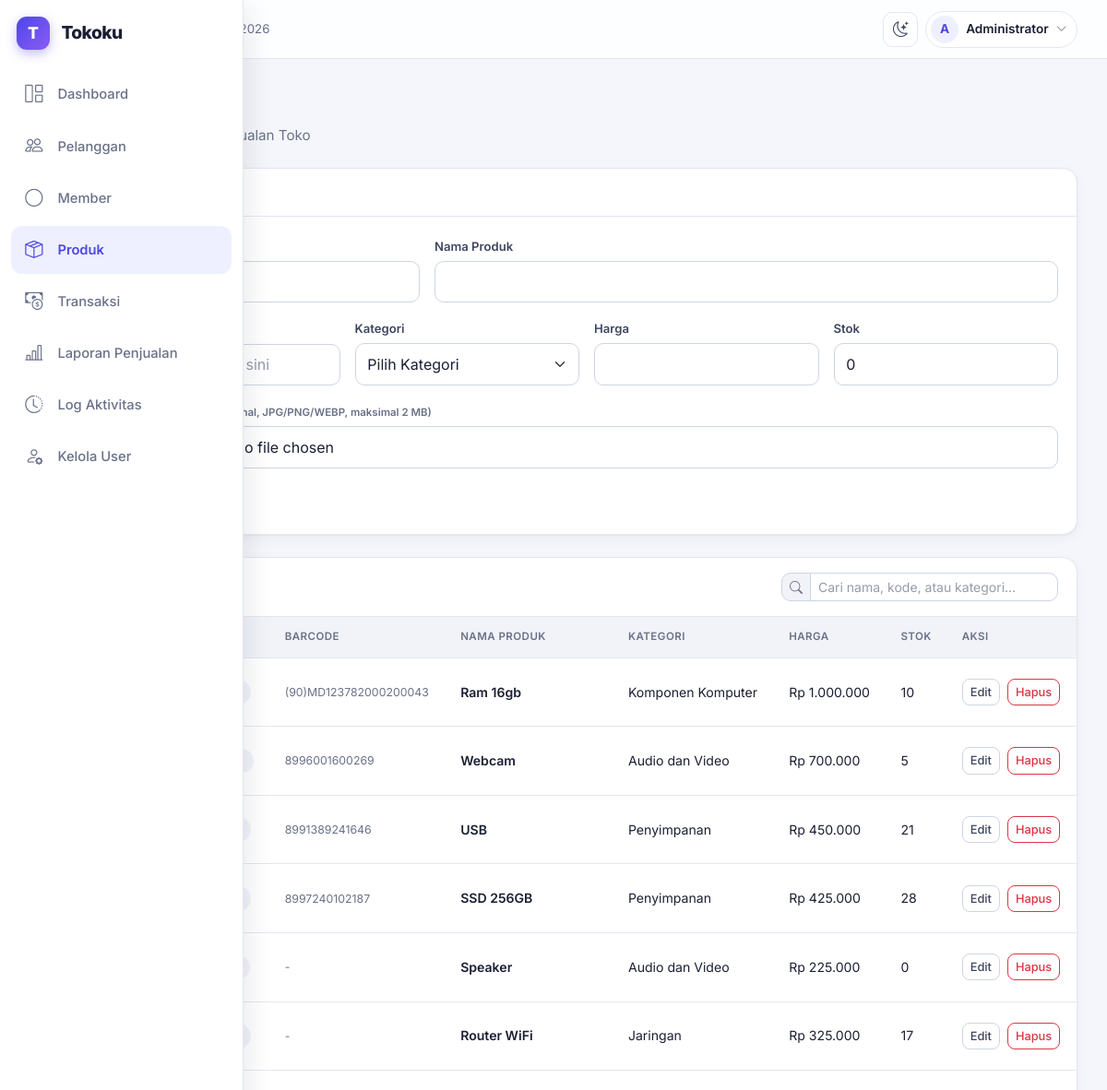
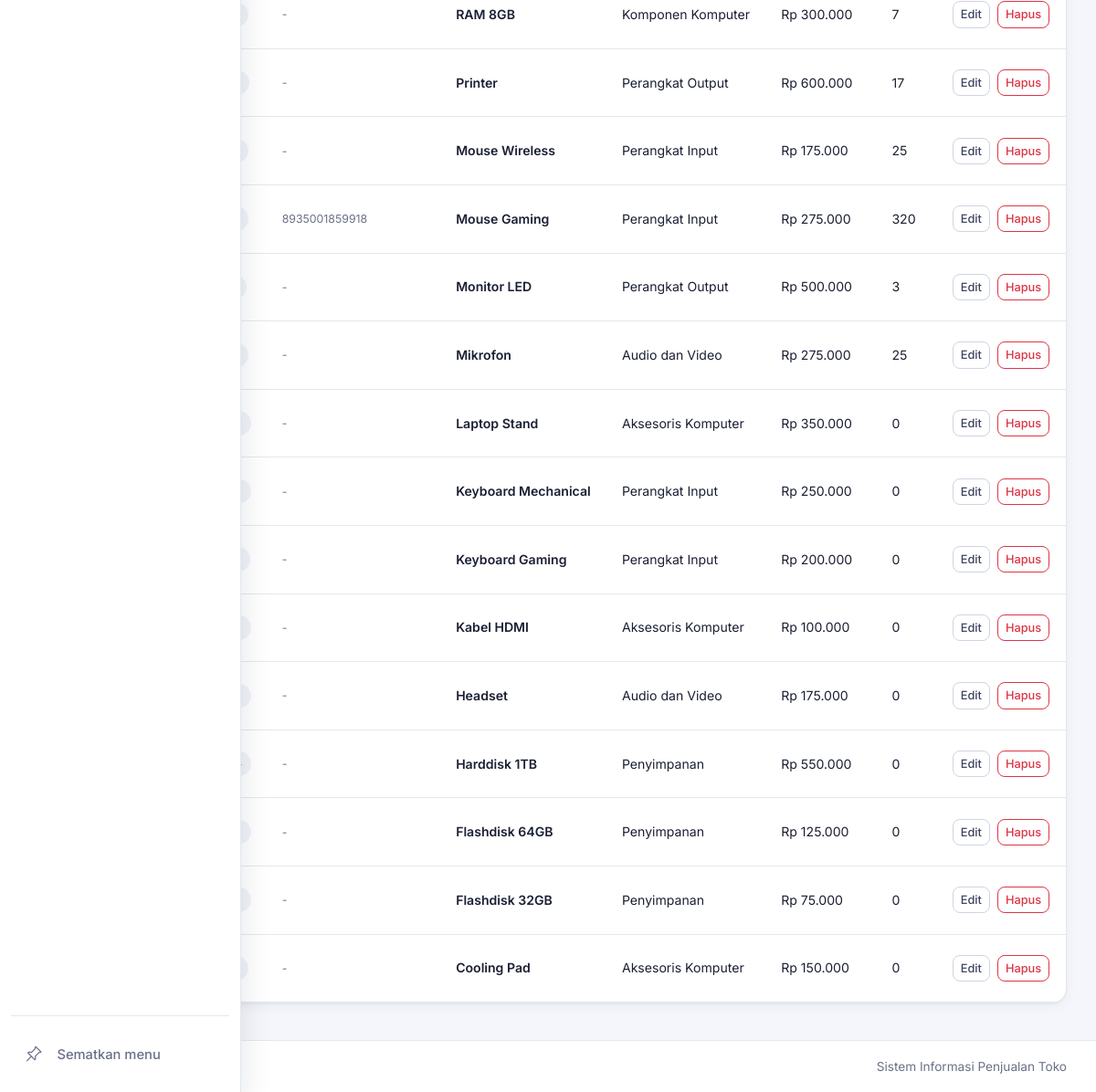
Page /tokoku/index.php?page=produk (signed in) on the committed database (2 pictures, top to bottom).
### tables this page shows
CREATE TABLE `tbl_user` (
  `id_user` int(11) NOT NULL,
  `username` varchar(30) NOT NULL,
  `password_hash` varchar(255) NOT NULL,
  `nama_lengkap` varchar(100) NOT NULL,
  `role` enum('admin','petugas','pelanggan') NOT NULL DEFAULT 'pelanggan',
  `id_pelanggan` int(11) DEFAULT NULL,
  `dibuat` timestamp NOT NULL DEFAULT current_timestamp()
);

CREATE TABLE `tbl_produk` (
  `id_produk` int(11) NOT NULL,
  `kode_produk` varchar(20) NOT NULL,
  `barcode` varchar(50) DEFAULT NULL,
  `nama_produk` varchar(100) NOT NULL,
  `id_kategori` int(11) DEFAULT NULL,
  `harga` decimal(12,2) NOT NULL,
  `stok` int(11) NOT NULL DEFAULT 0,
  `gambar` varchar(64) DEFAULT NULL
);

CREATE TABLE `tbl_kategori` (
  `id_kategori` int(11) NOT NULL,
  `nama_kategori` varchar(100) NOT NULL
);

### tokoku/index.php (called while the page is built, shortened)
<?php
require_once __DIR__ . '/config/database.php';
require_once __DIR__ . '/includes/functions.php';
require_once __DIR__ . '/includes/auth.php';
require_login($pdo);
$user = user_login();
$pages = array_intersect_key(
    semua_halaman(),
    array_flip(izin_halaman($user['role']))
);
$page = $_GET['page'] ?? '';
require_once __DIR__ . '/includes/header.php';
require __DIR__ . '/pages/' . $page . '.php';
require_once __DIR__ . '/includes/footer.php';

### tokoku/includes/functions.php (called while the page is built, shortened)
<?php
function e($value)
{
    return htmlspecialchars((string) $value, ENT_QUOTES, 'UTF-8');
}
function rupiah($angka)
{
    return 'Rp ' . number_format((float) $angka, 0, ',', '.');
}

### tokoku/includes/auth.php (called while the page is built, shortened)
<?php
function semua_halaman()
{
    return [
        'dashboard' => 'Dashboard',
        'petugas' => 'Dashboard',
        'pelanggan' => 'Pelanggan',
        'member' => 'Member',
        'produk' => 'Produk',
        'transaksi' => 'Transaksi',
        'laporan' => 'Laporan Penjualan',
        'log' => 'Log Aktivitas',
        'belanja' => 'Belanja',
        'riwayat' => 'Riwayat Belanja',
        'user' => 'Kelola User'
    ];
}
function izin_halaman($role)
{
    $izin = [
        'admin' => ['dashboard', 'pelanggan', 'member', 'produk', 'transaksi', 'laporan', 'log', 'user'],
        'petugas' => ['petugas', 'transaksi', 'member'],
        'pelanggan' => ['belanja', 'riwayat']
    ];
    return $izin[$role] ?? [];
}
function user_login()
{
    return $_SESSION['user'] ?? null;
}
function require_login(PDO $pdo)
{
    $id = $_SESSION['user']['id_user'] ?? 0;
    $stmt = $pdo->prepare("
        SELECT id_user, username, nama_lengkap, role, id_pelanggan
        FROM tbl_user
        WHERE id_user = ?
    ");
    $stmt->execute([$id]);
}

### tokoku/pages/produk.php (the view, shortened to what this page needs)
<?php
$edit = null;
$data = $pdo->query("
    SELECT
        p.*,
        k.nama_kategori
    FROM tbl_produk p
    LEFT JOIN tbl_kategori k
        ON p.id_kategori = k.id_kategori
    ORDER BY p.id_produk DESC
")->fetchAll();
?>
<div class="content-card mb-4">
    <div class="content-card-header">
        <h5 class="fw-bold mb-0">
        </h5>
    </div>
    <div class="content-card-body">
        <form action="actions.php" method="POST" enctype="multipart/form-data">
            <div class="row g-3">
                <div class="col-md-4">
                    <label class="form-label">Kode Produk</label>
                    <input type="text"
                           name="kode_produk"
                           class="form-control"
                           value="<?= e($edit['kode_produk'] ?? '') ?>"
                           required>
                </div>
                <div class="col-md-8">
                    <label class="form-label">Nama Produk</label>
                    <input type="text"
                           name="nama_produk"
                           class="form-control"
                           value="<?= e($edit['nama_produk'] ?? '') ?>"
                           required>
                </div>
                <div class="col-md-3">
                    <label class="form-label" for="input-barcode">
                        <span class="text-secondary small">(opsional)</span>
                    </label>
                </div>
                <div class="col-md-3">
                    <label class="form-label">Kategori</label>
                    <select name="id_kategori" class="form-select">
                        <option value="">Pilih Kategori</option>
                    </select>
                </div>
                <div class="col-md-3">
                    <label class="form-label">Harga</label>
                    <input type="number"
                           name="harga"
                           class="form-control"
                           min="0"
                           step="0.01"
                           value="<?= e($edit['harga'] ?? '') ?>"
                           required>
                </div>
                <div class="col-md-3">
                    <label class="form-label">Stok</label>
                    <input type="number"
                           name="stok"
                           class="form-control"
                           min="0"
                           value="<?= e($edit['stok'] ?? '0') ?>"
                           required>
                </div>
                <div class="col-12">
                    <label class="form-label" for="input-gambar">
                        <span class="text-secondary small">
                            (opsional, JPG/PNG/WEBP, maksimal 2 MB)
                        </span>
                    </label>
                    <div class="d-flex align-items-center gap-3 flex-wrap">
                        <div class="flex-grow-1" style="min-width: 220px;">
                            <input type="file"
                                   id="input-gambar"
                                   name="gambar"
                                   class="form-control"
                                   accept="image/jpeg,image/png,image/webp">
                        </div>
                    </div>
                </div>
            </div>
            <div class="mt-3 d-flex gap-2">
                <button class="btn btn-dark">
                </button>
            </div>
        </form>
    </div>
</div>
<div class="content-card">
    <div class="content-card-header">
        <h5 class="fw-bold mb-0">Daftar Produk</h5>
    </div>
    <div class="table-responsive">
        <table class="table table-hover align-middle mb-0">
            <thead>
                <tr>
                    <th style="width: 70px;">Gambar</th>
                    <th>Kode</th>
                    <th>Barcode</th>
                    <th>Nama Produk</th>
                    <th>Kategori</th>
                    <th>Harga</th>
                    <th>Stok</th>
                    <th>Aksi</th>
                </tr>
            </thead>
            <tbody>
                <?php foreach ($data as $row): ?>
                    <tr>
                        <td>
                        </td>
                        <td>
                            <span class="badge-soft">
                            </span>
                        </td>
                        <td class="small text-secondary">
                            <?= e($row['barcode'] ?: '-') ?>
                        </td>
                        <td class="fw-semibold">
                            <?= e($row['nama_produk']) ?>
                        </td>
                        <td>
                            <?= e($row['nama_kategori'] ?? '-') ?>
                        </td>
                        <td><?= rupiah($row['harga']) ?></td>
                        <td><?= e($row['stok']) ?></td>
                        <td>
                            <div class="d-flex gap-2">
                                <a href="index.php?page=produk&edit=<?= e($row['id_produk']) ?>"
                                   class="btn btn-sm btn-outline-dark">
                                    Edit
                                </a>
                                <form action="actions.php"
                                      method="POST"
                                      onsubmit="return confirm('Yakin ingin menghapus produk ini?')">
                                    <button class="btn btn-sm btn-outline-danger">
                                        Hapus
                                    </button>
                                </form>
                            </div>
                        </td>
                    </tr>
                <?php endforeach; ?>
            </tbody>
        </table>
    </div>
</div>

### tokoku/includes/header.php (shortened to what this page needs)
<?php
$ikonMenu = [
    'dashboard' => 'bi-grid-1x2',
    'petugas' => 'bi-grid-1x2',
    'pelanggan' => 'bi-people',
    'produk' => 'bi-box-seam',
    'transaksi' => 'bi-cash-coin',
    'laporan' => 'bi-bar-chart-line',
    'log' => 'bi-clock-history',
    'belanja' => 'bi-bag',
    'riwayat' => 'bi-receipt',
    'user' => 'bi-person-gear'
];
$inisial = mb_strtoupper(mb_substr(trim($user['nama_lengkap'] ?? ''), 0, 1));
$inisial = $inisial !== '' ? $inisial : '?';
$namaHari = ['Minggu', 'Senin', 'Selasa', 'Rabu', 'Kamis', 'Jumat', 'Sabtu'];
$namaBulan = [
    1 => 'Januari', 'Februari', 'Maret', 'April', 'Mei', 'Juni',
    'Juli', 'Agustus', 'September', 'Oktober', 'November', 'Desember'
];
$tanggalHariIni = $namaHari[(int) date('w')] . ', '
    . date('j') . ' ' . $namaBulan[(int) date('n')] . ' ' . date('Y');
?>
<!DOCTYPE html>
<html lang="id" data-bs-theme="light">
<head>
    <link href="https://cdn.jsdelivr.net/npm/bootstrap@5.3.3/dist/css/bootstrap.min.css" rel="stylesheet">
    <link href="https://cdn.jsdelivr.net/npm/bootstrap-icons@1.11.3/font/bootstrap-icons.min.css" rel="stylesheet">
    <link rel="stylesheet" href="assets/css/style.css">
</head>
<body data-page="<?= e($page) ?>">
<div class="app-shell">
    <aside class="sidebar" id="sidebar" aria-label="Menu utama">
        <a class="sidebar-brand" href="index.php">
            <span class="brand-icon">T</span>
            <span class="label">Tokoku</span>
        </a>
        <nav class="sidebar-nav">
            <?php foreach ($pages as $key => $label): ?>
                <a class="sidebar-link <?= $page === $key ? 'active' : '' ?>"
                   href="index.php?page=<?= e($key) ?>"
                   title="<?= e($label) ?>"
                   <?= $page === $key ? 'aria-current="page"' : '' ?>>
                    <i class="bi <?= e($ikonMenu[$key] ?? 'bi-circle') ?>"></i>
                    <span class="label"><?= e($label) ?></span>
                </a>
            <?php endforeach; ?>
        </nav>
        <div class="sidebar-foot d-none d-lg-block">
            <button type="button"
                    class="sidebar-link"
                    data-sidebar-pin
                    aria-pressed="false">
                <i class="bi bi-pin-angle ikon-pin-off"></i>
                <span class="label">
                    <span class="teks-pin-off">Sematkan menu</span>
                </span>
            </button>
        </div>
    </aside>
    <div class="app-content">
        <header class="topbar">
            <span class="text-secondary small d-none d-lg-inline">
                <i class="bi bi-calendar3 me-1"></i><?= e($tanggalHariIni) ?>
            </span>
            <div class="ms-auto d-flex align-items-center gap-2">
                <button type="button"
                        class="btn-ikon"
                        data-tema-toggle
                        aria-label="Ganti tema"
                        title="Ganti tema">
                    <i class="bi bi-moon-stars ikon-gelap"></i>
                </button>
                <div class="dropdown">
                    <button type="button"
                            class="btn-user"
                            data-bs-toggle="dropdown"
                            aria-expanded="false"
                            aria-label="Menu akun">
                        <span class="avatar"><?= e($inisial) ?></span>
                        <span class="d-none d-sm-inline"><?= e($user['nama_lengkap']) ?></span>
                        <i class="bi bi-chevron-down small text-secondary"></i>
                    </button>
                </div>
            </div>
        </header>
        <main class="app-main">
            <div class="page-header mb-4">
                <h3 class="fw-bold mb-1"><?= e($pageTitle) ?></h3>
                <p class="text-secondary mb-0">
                    Sistem Informasi Penjualan Toko
                </p>
            </div>

### rows in the picture
tbl_user: role "Dashboard", role "Pelanggan", role "Member", role "Produk", role "Transaksi", role "Laporan Penjualan", role "Log Aktivitas", role "Kelola User", nama_lengkap "A", nama_lengkap "Administrator"
tbl_produk: barcode "(90)MD123782000200043", nama_produk "Ram 16gb", id_kategori.nama_kategori "Komponen Komputer", harga "Rp 1.000.000", stok "10"
tbl_produk: barcode "8996001600269", nama_produk "Webcam", id_kategori.nama_kategori "Audio dan Video", harga "Rp 700.000", stok "5"
tbl_produk: barcode "8991389241646", nama_produk "USB", id_kategori.nama_kategori "Penyimpanan", harga "Rp 450.000", stok "21"
tbl_produk: barcode "8997240102187", nama_produk "SSD 256GB", id_kategori.nama_kategori "Penyimpanan", harga "Rp 425.000", stok "28"
tbl_produk: barcode "-", nama_produk "Speaker", id_kategori.nama_kategori "Audio dan Video", harga "Rp 225.000", stok "0"
tbl_produk: barcode "-", nama_produk "Router WiFi", id_kategori.nama_kategori "Jaringan", harga "Rp 325.000", stok "17"
tbl_produk: barcode "-", nama_produk "RAM 8GB", id_kategori.nama_kategori "Komponen Komputer", harga "Rp 300.000", stok "7"
tbl_produk: barcode "-", nama_produk "Printer", id_kategori.nama_kategori "Perangkat Output", harga "Rp 600.000", stok "17"
tbl_produk: barcode "-", nama_produk "Mouse Wireless", id_kategori.nama_kategori "Perangkat Input", harga "Rp 175.000", stok "25"
tbl_produk: barcode "8935001859918", nama_produk "Mouse Gaming", id_kategori.nama_kategori "Perangkat Input", harga "Rp 275.000", stok "320"
tbl_produk: barcode "-", nama_produk "Monitor LED", id_kategori.nama_kategori "Perangkat Output", harga "Rp 500.000", stok "3"
tbl_produk: barcode "-", nama_produk "Mikrofon", id_kategori.nama_kategori "Audio dan Video", harga "Rp 275.000", stok "25"
tbl_produk: barcode "-", nama_produk "Laptop Stand", id_kategori.nama_kategori "Aksesoris Komputer", harga "Rp 350.000", stok "0"
tbl_produk: barcode "-", nama_produk "Keyboard Mechanical", id_kategori.nama_kategori "Perangkat Input", harga "Rp 250.000", stok "0"
tbl_produk: barcode "-", nama_produk "Keyboard Gaming", id_kategori.nama_kategori "Perangkat Input", harga "Rp 200.000", stok "0"
tbl_produk: barcode "-", nama_produk "Kabel HDMI", id_kategori.nama_kategori "Aksesoris Komputer", harga "Rp 100.000", stok "0"
tbl_produk: barcode "-", nama_produk "Headset", id_kategori.nama_kategori "Audio dan Video", harga "Rp 175.000", stok "0"
tbl_produk: barcode "-", nama_produk "Harddisk 1TB", id_kategori.nama_kategori "Penyimpanan", harga "Rp 550.000", stok "0"
tbl_produk: barcode "-", nama_produk "Flashdisk 64GB", id_kategori.nama_kategori "Penyimpanan", harga "Rp 125.000", stok "0"
tbl_produk: barcode "-", nama_produk "Flashdisk 32GB", id_kategori.nama_kategori "Penyimpanan", harga "Rp 75.000", stok "0"
tbl_produk: barcode "-", nama_produk "Cooling Pad", id_kategori.nama_kategori "Aksesoris Komputer", harga "Rp 150.000", stok "0"
